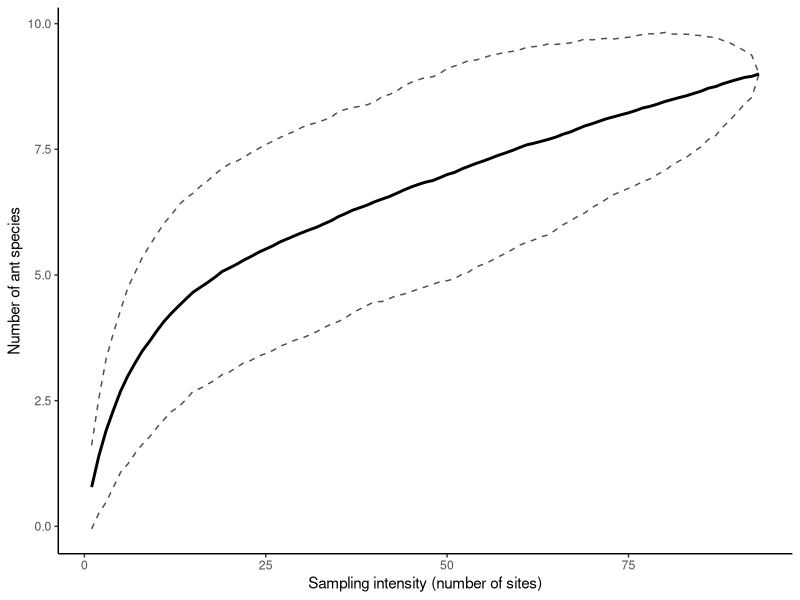
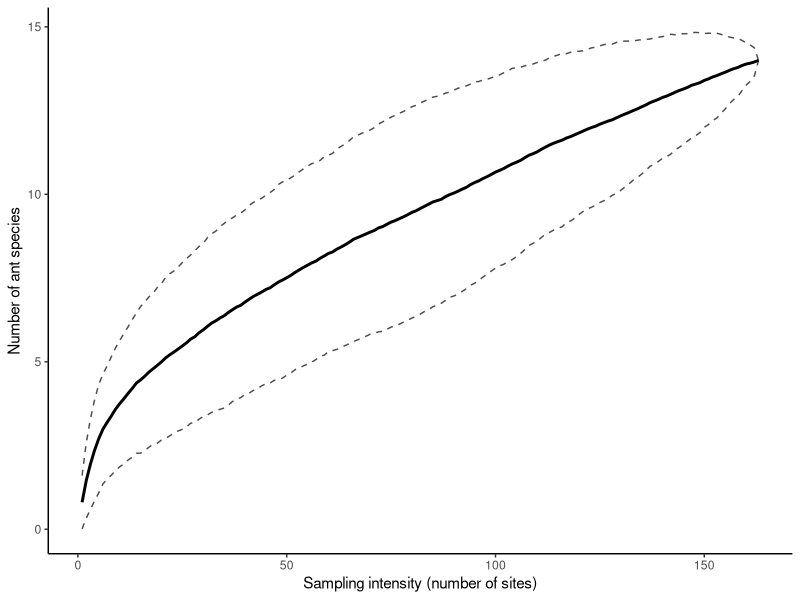
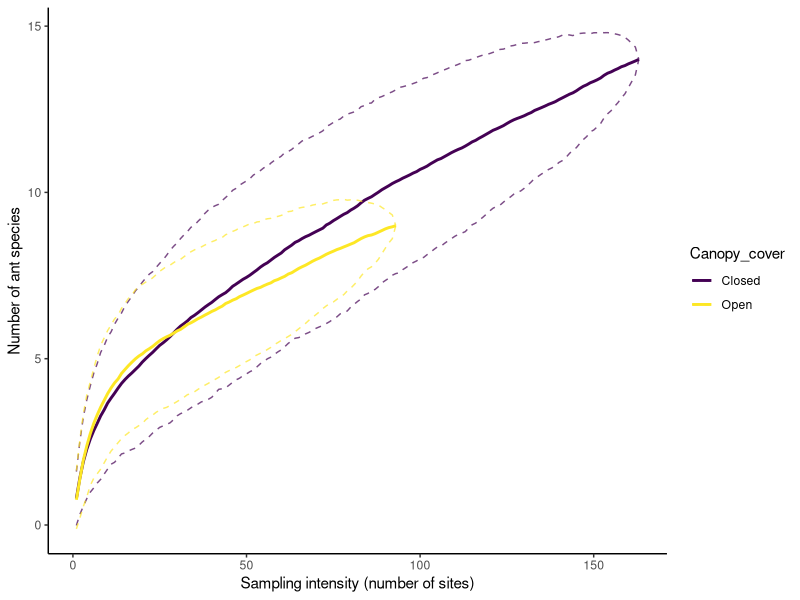
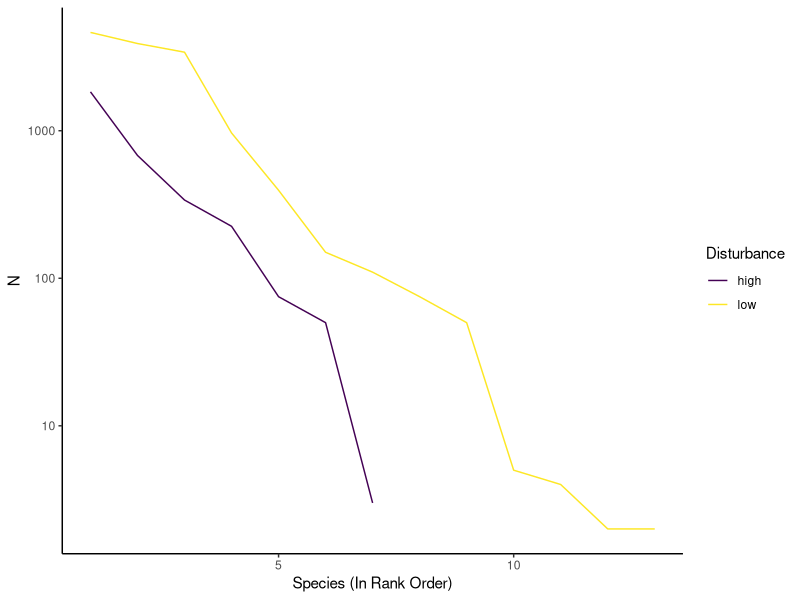

Generate these figures, in order, with R:
## ---- chunk 1

suppressPackageStartupMessages({
library(tidyverse) 
library(vegan) 
}) |> suppressWarnings() |> suppressMessages()
theme_set(theme_classic()) # Removes gridlines from ggplot

raw_ant_data = read_csv("data/F21_ant_data.csv")


View = function(x,...){
  # Scrollable table output
  # knitr::kable(head(x))
  x |> head(n = 10) |> 
  kableExtra::kbl() |> 
  kableExtra::kable_paper() |> 
  kableExtra::scroll_box(width = "100%")
} 
## ---- chunk 2

wide_ant_data = raw_ant_data |> 
  # Remove unnecessary columns
  select(-GPS_easting, -GPS_northing, -Phorids_present, -Field_Notes, -Name, -Total_ants, -`Other species`) |> 
  mutate(
    Canopy_cover = if_else(Canopy_cover %in% c(0, 1), "Open", "Closed"), # see ?if_else() for details
    Ground_cover =  if_else(Ground_cover %in% c(0, 1), "Sparse", "Dense")
  )
## ---- chunk 3
# Get a list of species columns
ant_species = wide_ant_data |> 
  # Remove the non-species columns
  select(-Acre, -Site, -Fire_ants_present, -Canopy_cover, -Ground_cover, -Disturbance) |> 
  names() # get the column names

# Convert all of the species columns to "Species" and "N"
tidy_ant_data = wide_ant_data |> 
  pivot_longer(cols = all_of(ant_species), # all_of() selects columns based on a character vector; it also works in select()
               names_to = "Species", # Put the column name in a "Species" column
               values_to = "N") |> # Cell values are counts, so make that an N column
  # replace the underscores in species names with a space:
  filter(N > 0) # Remove species that aren't present
## ---- chunk 4
# Let's say these are the species in our two communities:
com_a = LETTERS[1:5]
com_b = LETTERS[3:8]

# Species in common:
intersect(com_a, com_b)

# Species present in either:
union(com_a, com_b)

# Total number of species present:
length(union(com_a, com_b))

# Jaccard similarity:
length(intersect(com_a, com_b)) / 
length(union(com_a, com_b))

## ---- chunk 5

jaccard_similarity = function(com_1, com_2, na.rm = FALSE) {
  # com_1 and com_2 are the arguments of the function,
  # they should be the names of species in different communities
  # Remove missing values from the two communities if na.rm == TRUE
  # 
  if(isTRUE(na.rm)) {
    com_1 = na.omit(com_1)
    com_2 = na.omit(com_2)
  }
  
  # Create local variables for the intersection and union;
  common_spp = intersect(com_1, com_2) 
  total_spp = union(com_1, com_2) 
  # these variables are created while the function runs & destroyed when it ends
  # The last value of the function is its output (a.k.a., return value)
  length(common_spp) / length(total_spp) # return this
}

# Here's an example of running the function
jaccard_similarity(com_1 = com_a, com_2 = com_b)
# This is the same thing:
jaccard_similarity(com_a, com_b)
## ---- chunk 6

shannon_diversity = function(species, count) {
  # species: vector of species names; 
  # count: how many of each species are present
  
  # Create p, a vector of relative frequencies
  p = tibble(species, count) |> 
    # Merge duplicate species 
    group_by(species) |> 
    summarize(count = sum(count)) |> 
    ungroup() |> 
    # Remove zeroes
    filter(count > 0) |> 
    # Convert to frequencies
    mutate(p = count / sum(count)) |> 
    # Extract column p
    pull(p) 
  if(length(p) < 2) return(0) # one or 0 species has an H of 0
  # Return value:
  exp( -sum(p * log(p)) ) # exponential of shannon index
}

# Calculate the shannon diversity
shannon_diversity(LETTERS[1:5], # Species names, A : E
                 c(100, 5, 30, 22, 140)) # Species counts
## ---- chunk 7
tidy_ant_data |> 
  group_by(Acre, Disturbance) |> # group by Acre & habitat
  summarize(shannon = shannon_diversity(Species, N)) 
## ---- chunk 8
# Create a function that converts a number to presence-absense
to_presence_absense = function(x) if_else(x <= 0 | is.na(x), 0, 1) # Recodes data as 0 if it's 0 or missing or 1 otherwise

# Format data for the species accumulation curve
format_sac_data = function(wide_data, ant_spp = ant_species) {
  # Takes a wide data format
  # ant_spp is the name of all ant species in the dataset; it's defined earlier
    wide_data |> 
      # Select only species columns
      select(all_of(ant_spp)) |> 
      # use to_presence_absense() on all columns
      mutate(across(everything(), to_presence_absense))
}

# Here's what the results looks like on open canopy data:
wide_ant_data |> 
  filter(Canopy_cover == "Open") |> 
  format_sac_data() |> 
  View()
## ---- chunk 9
sac_open = wide_ant_data |> 
  filter(Canopy_cover == "Open") |> 
  format_sac_data() |> 
  specaccum(method = "random", permutations = 500)   # Use these argument options
## ---- chunk 10
sac_open_tidy = 
  tibble(
    sites = sac_open$sites,
    richness = sac_open$richness,
    se = sac_open$sd # the "SD" column is actually a standard error measure
  ) 
View(sac_open_tidy)
## ---- chunk 11
sac_open_plot = sac_open_tidy |> 
  # Define the confidence intervals based on mean richness & standard errors
  mutate(lower_ci = richness - se * 1.96,
         upper_ci = richness + se * 1.96) |> 
  ggplot() + aes(x = sites, y = richness) +
  geom_line(size = 1) + # line for richness
  # The lines below add in confidence intervals
  geom_line(aes(y = lower_ci), linetype = 2, alpha = .7) + 
  geom_line(aes(y = upper_ci), linetype = 2, alpha = .7) +
  # alpha adds a bit of transparency
  xlab("Sampling intensity (number of sites)") +
  ylab("Number of ant species")
sac_open_plot
## ---- chunk 12
# Calculate the tidy SAC data
get_sac = function(wide_data) {
  # wide_data is data in the wide format, probably subset or filtered
  sac = format_sac_data(wide_data) |> # Convert to SAC format
    specaccum(method = "random", permutations = 500) # calculate SAC
  tibble( # Tidy output
    sites = sac$sites,
    richness = sac$richness,
    se = sac$sd
  ) |>   
    mutate(lower_ci = richness - se * 1.96,
           upper_ci = richness + se * 1.96)
}
# Make the plot
plot_sac = function(sac_data) {
  # sac_data is the output of get_sac()
  sac_data |> ggplot() + 
    aes(x = sites, y = richness) +
    geom_line(size = 1) + # line for richness
    # The lines below add in confidence intervals
    geom_line(aes(y = lower_ci), linetype = 2, alpha = .7) + 
    geom_line(aes(y = upper_ci), linetype = 2, alpha = .7) +
    # alpha adds a bit of transparency
    xlab("Sampling intensity (number of sites)") +
    ylab("Number of ant species")
}
## ---- chunk 13
wide_ant_data |> 
  filter(Canopy_cover == "Closed") |> 
  get_sac() |> 
  plot_sac()
## ---- chunk 14
# Create the SAC data frames for each group in your comparison
sac_cnpy_open = wide_ant_data |> 
    filter(Canopy_cover == "Open") |> 
    get_sac() |> 
    mutate(Canopy_cover = "Open") # Use the Mutate Add disturbance column to sac results
sac_cnpy_closed = wide_ant_data |> 
    filter(Canopy_cover == "Closed") |> 
    get_sac() |> 
    mutate(Canopy_cover = "Closed") # Add disturbance column back to sac results

sac_cnpy_combined = # Combine them into one data frame
  bind_rows(sac_cnpy_open, sac_cnpy_closed) # Note that bind_rows() can combine more than two data frames, if you're doing a 3+ part comparison

plot_sac(sac_cnpy_combined) + # Creates a standard SAC Plot
  aes(color=Canopy_cover) +    # Separates out the lines by color based on the Disturbance column
  scale_color_viridis_d()     # Make the colors look nice
## ---- chunk 15

plot_rank_abundance = function(summarized_data, right_margin = 2.8) {
  # Make the rank abundance plot
  # The right_margin argument is used to make sure that 
  # the angled axis labels don't go of the page
  # make it larger or smaller to suit your tastes
  ggplot(summarized_data, aes(x = species_rank, y = N)) +
    geom_line() + # Create a descending line
    scale_y_log10() + # puts y axis on log scale
    xlab("Species (In Rank Order)") + 
    scale_color_viridis_d()
}
## ---- chunk 16
tidy_ant_data |> 
  filter(!is.na(Disturbance)) |> 
  group_by(Disturbance, Species) |> 
  summarize(N = sum(N)) |> 
  arrange(Disturbance, desc(N)) |> 
  mutate(species_rank = 1:n()) |> 
  ungroup() |> plot_rank_abundance() + aes(color = Disturbance) + theme_classic()
